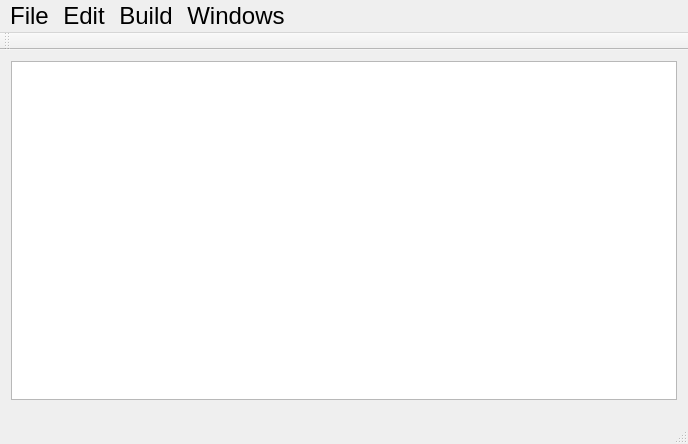
<?xml version="1.0" encoding="UTF-8"?>
<ui version="4.0">
 <class>MainWindow</class>
 <widget class="QMainWindow" name="MainWindow">
  <property name="geometry">
   <rect>
    <x>0</x>
    <y>0</y>
    <width>688</width>
    <height>444</height>
   </rect>
  </property>
  <property name="font">
   <font>
    <pointsize>18</pointsize>
   </font>
  </property>
  <property name="windowTitle">
   <string>代码下载器</string>
  </property>
  <widget class="QWidget" name="centralWidget">
   <layout class="QVBoxLayout" name="verticalLayout">
    <item>
     <widget class="QTextBrowser" name="textBrowser">
      <property name="openLinks">
       <bool>false</bool>
      </property>
     </widget>
    </item>
   </layout>
  </widget>
  <widget class="QMenuBar" name="menuBar">
   <property name="geometry">
    <rect>
     <x>0</x>
     <y>0</y>
     <width>688</width>
     <height>44</height>
    </rect>
   </property>
   <widget class="QMenu" name="menuFile">
    <property name="font">
     <font>
      <pointsize>18</pointsize>
     </font>
    </property>
    <property name="title">
     <string>File</string>
    </property>
    <addaction name="action"/>
    <addaction name="action_2"/>
    <addaction name="separator"/>
    <addaction name="action_4"/>
    <addaction name="action_5"/>
   </widget>
   <widget class="QMenu" name="menuEdit">
    <property name="title">
     <string>Edit</string>
    </property>
   </widget>
   <widget class="QMenu" name="menuBuile">
    <property name="title">
     <string>Build</string>
    </property>
   </widget>
   <widget class="QMenu" name="menuWindows">
    <property name="font">
     <font>
      <pointsize>18</pointsize>
     </font>
    </property>
    <property name="title">
     <string>Windows</string>
    </property>
    <addaction name="actionFull"/>
    <addaction name="actionNormal"/>
   </widget>
   <addaction name="menuFile"/>
   <addaction name="menuEdit"/>
   <addaction name="menuBuile"/>
   <addaction name="menuWindows"/>
  </widget>
  <widget class="QToolBar" name="mainToolBar">
   <attribute name="toolBarArea">
    <enum>TopToolBarArea</enum>
   </attribute>
   <attribute name="toolBarBreak">
    <bool>false</bool>
   </attribute>
  </widget>
  <widget class="QStatusBar" name="statusBar"/>
  <action name="action">
   <property name="text">
    <string>打开文件</string>
   </property>
  </action>
  <action name="action_2">
   <property name="text">
    <string>关闭文件</string>
   </property>
  </action>
  <action name="action_4">
   <property name="text">
    <string>新建文件</string>
   </property>
  </action>
  <action name="action_5">
   <property name="text">
    <string>保存文件</string>
   </property>
  </action>
  <action name="actionFull">
   <property name="text">
    <string>Full</string>
   </property>
  </action>
  <action name="actionNormal">
   <property name="text">
    <string>Normal</string>
   </property>
  </action>
 </widget>
 <layoutdefault spacing="6" margin="11"/>
 <resources/>
 <connections/>
</ui>
